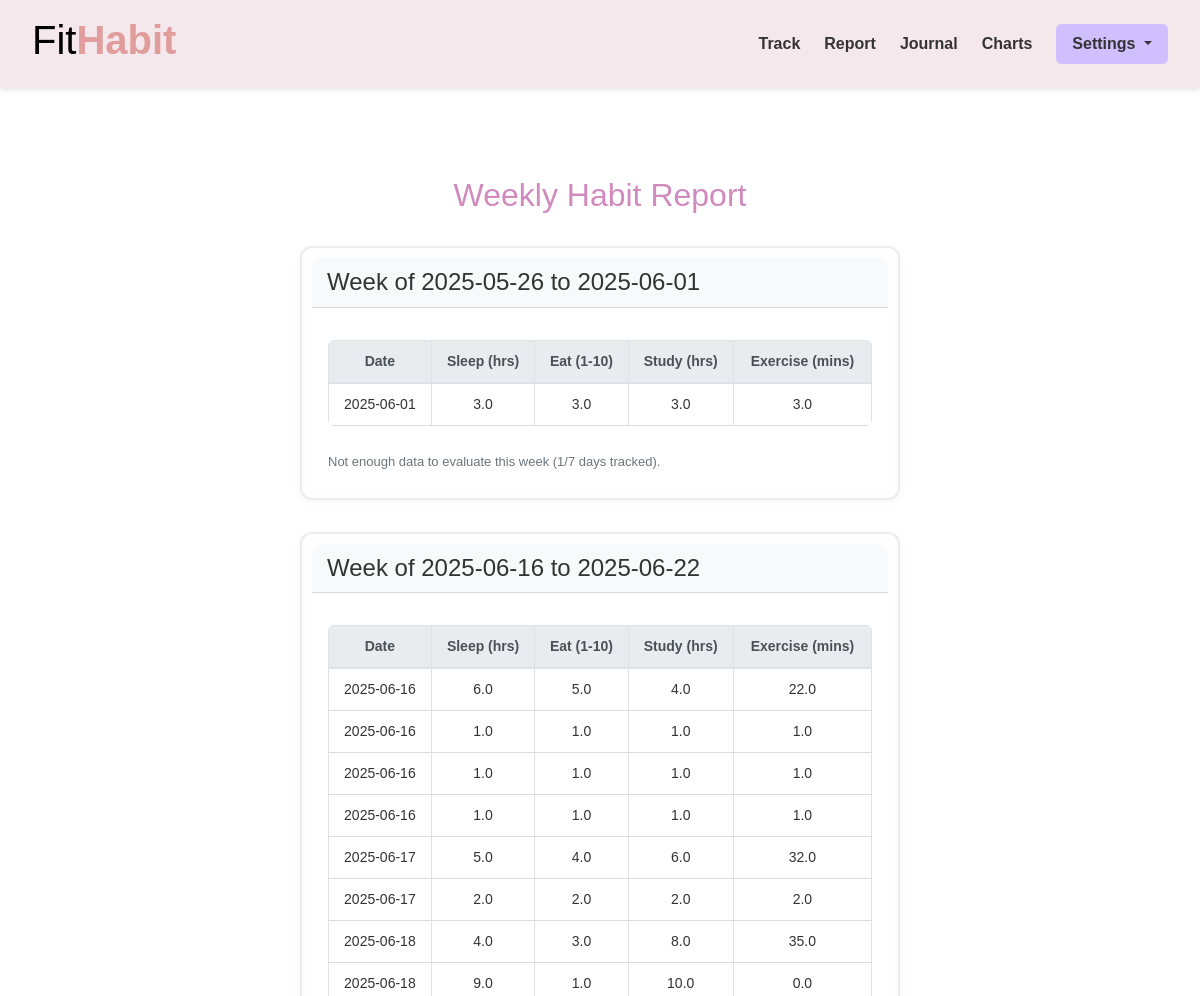
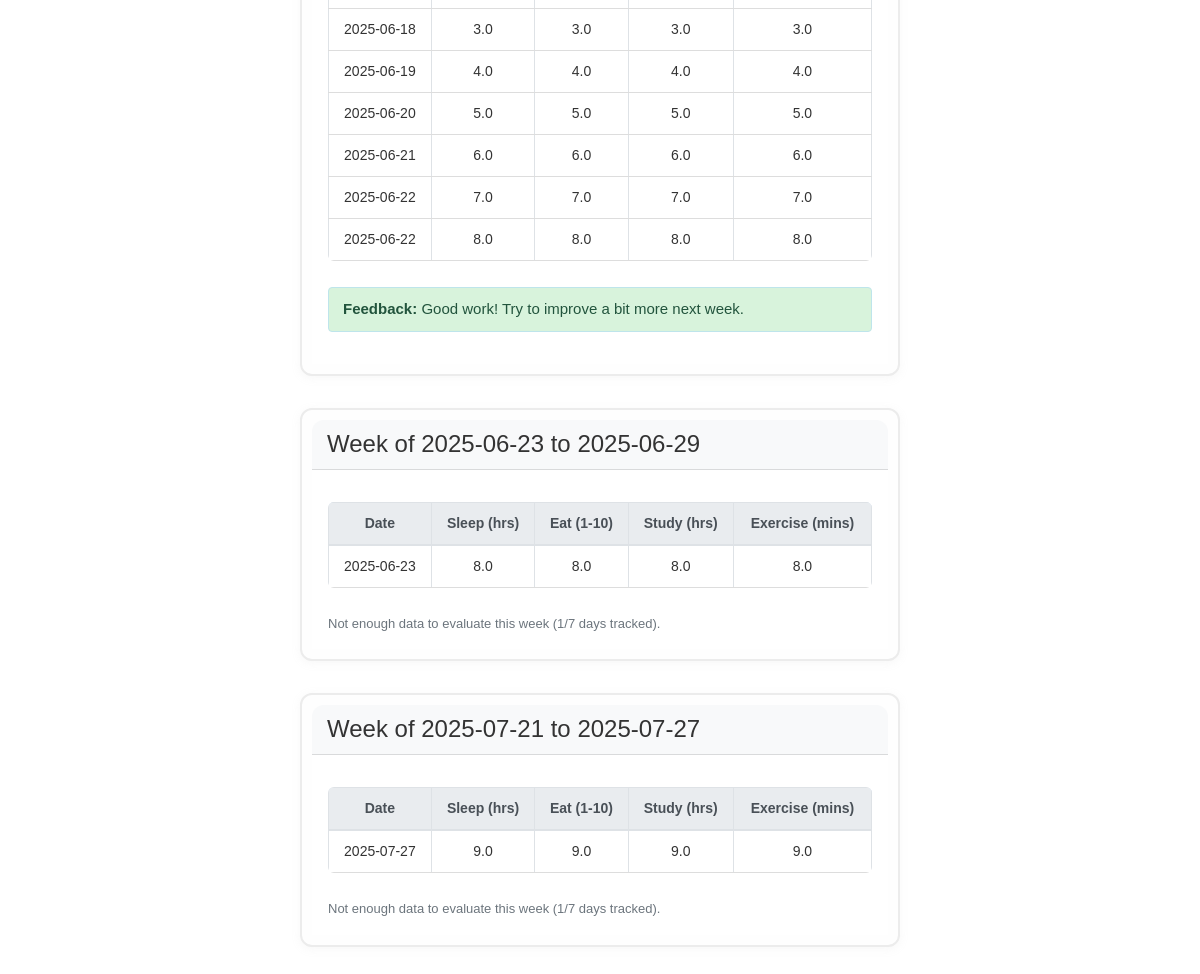
Screenshot of /weekly_report (signed in) with the database file from the repository (2 pictures, top to bottom).
### tables this page shows
CREATE TABLE entries (
            id INTEGER PRIMARY KEY AUTOINCREMENT,
            user_id INTEGER NOT NULL,
            date TEXT NOT NULL,
            sleep REAL,
            eat REAL,
            study REAL,
            exercise REAL,
            notes TEXT,
            FOREIGN KEY (user_id) REFERENCES users(id)
        );

### app.py (the view)
@app.route('/weekly_report')
def weekly_report():
    if 'username' not in session:
        return redirect(url_for('login'))
    conn = get_db_connection()
    entries = conn.execute('SELECT * FROM entries WHERE user_id = ? ORDER BY date', (session['user_id'],)).fetchall()
    conn.close()
    weeks = group_by_week(entries)
    weekly_data = []
    for week in weeks:
        if len(week['entries']) < 7:
            feedback = None
        else:
            avg_sleep = sum(e['sleep'] for e in week['entries']) / len(week['entries'])
            avg_eat = sum(e['eat'] for e in week['entries']) / len(week['entries'])
            avg_study = sum(e['study'] for e in week['entries']) / len(week['entries'])
            avg_exercise = sum(e['exercise'] for e in week['entries']) / len(week['entries'])
            score = avg_sleep + avg_eat + avg_study + avg_exercise
            if score > 30:
                feedback = "Excellent job this week! Keep up the balanced lifestyle!"
            elif score > 20:
                feedback = "Good work! Try to improve a bit more next week."
            else:
                feedback = "Don't give up! Small steps lead to big progress."
        weekly_data.append({
            'start_date': week['start_date'],
            'end_date': week['end_date'],
            'entries': week['entries'],
            'feedback': feedback
        })
    return render_template("report.html", weekly_data=weekly_data)

### app.py (called while the page is built)
def get_db_connection():
    conn = sqlite3.connect('instance/habit_tracker.db')
    conn.row_factory = sqlite3.Row
    return conn

@app.context_processor
def inject_theme():
    theme = request.cookies.get('theme', 'light')
    return dict(theme=theme)

### templates/report.html
{% extends "base.html" %}
{% block content %}
<div class="container mt-4">
  <h2 class="mb-4 text-center">Weekly Habit Report</h2>
  {% if weekly_data %}
    {% for week in weekly_data %}
      <div class="card mb-4 weekly-summary">
        <div class="card-header bg-light">
          <h4 class="mb-0">Week of {{ week.start_date }} to {{ week.end_date }}</h4>
        </div>
        <div class="card-body p-3">
          <div class="table-responsive">
            <table class="table table-bordered mb-3">
              <thead class="thead-light">
                <tr>
                  <th>Date</th>
                  <th>Sleep (hrs)</th>
                  <th>Eat (1-10)</th>
                  <th>Study (hrs)</th>
                  <th>Exercise (mins)</th>
                </tr>
              </thead>
              <tbody>
                {% for entry in week.entries %}
                  <tr>
                    <td>{{ entry.date }}</td>
                    <td>{{ entry.sleep }}</td>
                    <td>{{ entry.eat }}</td>
                    <td>{{ entry.study }}</td>
                    <td>{{ entry.exercise }}</td>
                  </tr>
                {% endfor %}
              </tbody>
            </table>
          </div>
          {% if week.entries|length >= 7 %}
            <div class="alert alert-info rounded">
              <strong>Feedback:</strong> {{ week.feedback }}
            </div>
          {% else %}
            <div class="text-muted small">
              Not enough data to evaluate this week ({{ week.entries|length }}/7 days tracked).
            </div>
          {% endif %}
        </div>
      </div>
    {% endfor %}
  {% else %}
    <div class="alert alert-warning">No tracking data available yet. Start adding your habits!</div>
  {% endif %}
</div>
{% endblock %}

### templates/base.html (shortened to what this page needs)
<!DOCTYPE html>
<html lang="en" data-theme="{{ theme }}">
<head>
    <link
         rel="stylesheet"
         href="https://stackpath.bootstrapcdn.com/bootstrap/4.4.1/css/bootstrap.min.css"
    />
    <link rel="stylesheet" href="{{ url_for('static', filename='style.css') }}">
</head>
<body>
    <nav class="navbar navbar-expand-lg navbar-dark">
        <header>
            <h1 class="logo">Fit<span class="highlight">Habit</span></h1>
        </header>
        <ul class="nav-links">
            {% if session.get('username') %}
            <li><a href="{{ url_for('input_form') }}">Track</a></li>
            <li><a href="{{ url_for('weekly_report') }}">Report</a></li>
            <li><a href="{{ url_for('journal') }}">Journal</a></li>
            <li><a href="{{ url_for('charts') }}">Charts</a></li>
            <li class="nav-item dropdown">
                <a class="nav-link dropdown-toggle btn" href="#" id="settingsDropdown" role="button" data-toggle="dropdown" aria-haspopup="true" aria-expanded="false">
                    Settings
                </a>
            </li>
            {% else %}
            <li><a href="{{ url_for('login') }}">Login</a></li>
            <li><a href="{{ url_for('register') }}">Register</a></li>
            {% endif %}
        </ul>
    </nav>
    <main>
        {% block content %}{% endblock %}
    </main>
</body>
</html>

### static/style.css (style rules this page uses)
body { font-family: 'Poppins', sans-serif; background-color: var(--bg); color: var(--text); margin: 0; padding: 0; }
main { padding: 2rem; }
.container { max-width: 800px; margin: auto; padding: 2rem 1rem; }
h2 { text-align: center; color: #d08abe; margin-bottom: 1rem; }
.navbar { display: flex; justify-content: space-between; align-items: center; padding: 1rem 2rem; background-color: #f4e8ec; box-shadow: 0 2px 6px rgba(0, 0, 0, 0.1); }
.navbar .logo .highlight { color: #e19c9c; align-items: center; font-weight: bold; }
.navbar .nav-links { list-style: none; display: flex; gap: 1.5rem; align-items: center; margin: 0; padding: 0; }
.navbar .nav-links a { text-decoration: none; color: #333; font-weight: bold; }
.btn, .btn-secondary { padding: 0.5rem 1rem; color: #fff; border: none; border-radius: 5px; cursor: pointer; text-decoration: none; }
.btn { background-color: #d0bfff; }
.card, .form-card, .report-card, .journal-entry { background: #fff; border-radius: 20px; padding: 2rem; margin: 2rem auto; max-width: 600px; box-shadow: 0 10px 20px rgba(0, 0, 0, 0.1); transition: transform 0.3s ease; }
.report-table, .weekly-summary table { width: 100%; border-collapse: collapse; margin-top: 1rem; background-color: #fff; color: #333; border-radius: 6px; overflow: hidden; margin-bottom: 10px; }
.report-table th, .report-table td, .weekly-summary td, .weekly-summary th { padding: 10px; border-bottom: 1px solid #ddd; text-align: center; font-size: 14px; }
.table thead th, .weekly-summary thead { background-color: #d9eafa; color: #000; border-bottom: 2px solid #a3cef1; font-weight: 600; }
.weekly-summary { border: 2px solid #ececec; border-radius: 12px; background-color: #fefefe; box-shadow: 0 2px 10px rgba(180, 180, 180, 0.1); padding: 10px; }
.weekly-summary .card-header { background-color: #e8f0fe; font-weight: bold; font-size: 18px; color: #333; border-radius: 12px 12px 0 0; padding: 10px 15px; }
.weekly-summary .card-body { background-color: #fff; padding: 15px; }
.weekly-summary .alert-info { background-color: #d8f3dc; color: #22543d; font-size: 15px; padding: 10px 14px; border-radius: 8px; margin-top: 10px; }
.weekly-summary .text-muted { font-size: 13px; margin-top: 10px; color: #555; }

### rows the page displays
entries: date "2025-06-01", sleep "3.0", eat "3.0", study "3.0", exercise "3.0"
entries: date "2025-06-16", sleep "6.0", eat "5.0", study "4.0", exercise "22.0"
entries: date "2025-06-16", sleep "1.0", eat "1.0", study "1.0", exercise "1.0"
entries: date "2025-06-16", sleep "1.0", eat "1.0", study "1.0", exercise "1.0"
entries: date "2025-06-16", sleep "1.0", eat "1.0", study "1.0", exercise "1.0"
entries: date "2025-06-17", sleep "5.0", eat "4.0", study "6.0", exercise "32.0"
entries: date "2025-06-17", sleep "2.0", eat "2.0", study "2.0", exercise "2.0"
entries: date "2025-06-18", sleep "4.0", eat "3.0", study "8.0", exercise "35.0"
entries: date "2025-06-18", sleep "9.0", eat "1.0", study "10.0", exercise "0.0"
entries: date "2025-06-18", sleep "3.0", eat "3.0", study "3.0", exercise "3.0"
entries: date "2025-06-19", sleep "4.0", eat "4.0", study "4.0", exercise "4.0"
entries: date "2025-06-20", sleep "5.0", eat "5.0", study "5.0", exercise "5.0"
entries: date "2025-06-21", sleep "6.0", eat "6.0", study "6.0", exercise "6.0"
entries: date "2025-06-22", sleep "7.0", eat "7.0", study "7.0", exercise "7.0"
entries: date "2025-06-22", sleep "8.0", eat "8.0", study "8.0", exercise "8.0"
entries: date "2025-06-23", sleep "8.0", eat "8.0", study "8.0", exercise "8.0"
entries: date "2025-07-27", sleep "9.0", eat "9.0", study "9.0", exercise "9.0"

### other values shown
{{ week.start_date }} "2025-05-26" "2025-06-16" "2025-06-23" "2025-07-21"
{{ week.end_date }} "2025-06-01" "2025-06-22" "2025-06-29" "2025-07-27"
{{ week.entries|length }} "1" "1" "1"
{{ week.feedback }} "Good work! Try to improve a bit more next week."
